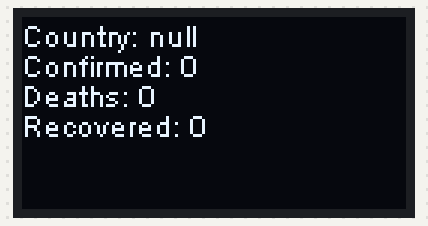
The sketch below on a simulated ESP32. Parts: 128×64 one-colour display. WiFi joins after 1.5 s; servers stay silent unless stated; uploads are accepted with an empty reply; what the sketch prints to the serial monitor is not drawn.

Above: at 2.3 s.

The sketch:

ESP32_COVID.ino
```cpp
#include <WiFi.h>
#include <HTTPClient.h>
#include <ArduinoJson.h>
#include <Wire.h>
#include "SSD1306Wire.h"
#include <TimeLib.h>

SSD1306Wire  display(0x3c, 5, 4);
const String url="https://services1.arcgis.com/0MSEUqKaxRlEPj5g/arcgis/rest/services/ncov_cases/FeatureServer/2/query?where=&objectIds=7&time=&geometry=&geometryType=esriGeometryEnvelope&inSR=&spatialRel=esriSpatialRelIntersects&resultType=none&distance=0.0&units=esriSRUnit_Meter&returnGeodetic=false&outFields=*&returnGeometry=true&featureEncoding=esriDefault&multipatchOption=xyFootprint&maxAllowableOffset=&geometryPrecision=&outSR=&datumTransformation=&applyVCSProjection=false&returnIdsOnly=false&returnUniqueIdsOnly=false&returnCountOnly=false&returnExtentOnly=false&returnQueryGeometry=false&returnDistinctValues=false&cacheHint=false&orderByFields=&groupByFieldsForStatistics=&outStatistics=&having=&resultOffset=&resultRecordCount=&returnZ=false&returnM=false&returnExceededLimitFeatures=true&quantizationParameters=&sqlFormat=none&f=pjson&token=";

void setup() {
  Serial.begin(115200);
  display.init();
  WiFi.begin("YOUR_SSID", "YOUR_PASSWORD");

  while (WiFi.status() != WL_CONNECTED) {
    delay(1000);
    Serial.println("Connecting to WiFi..");
  }

  Serial.println("Connected to the WiFi network");
}

void loop(){
  display.clear();
  display.display();

  HTTPClient http;
  http.begin(url);
  int httpCode = http.GET();
  String payload = http.getString();
  Serial.println("Response code: " + httpCode);

  const size_t capacity = JSON_ARRAY_SIZE(1) + JSON_ARRAY_SIZE(9) + 4*JSON_OBJECT_SIZE(2) + 7*JSON_OBJECT_SIZE(6) + 3*JSON_OBJECT_SIZE(7) + JSON_OBJECT_SIZE(9) + 1280;
  DynamicJsonDocument doc(capacity);
  deserializeJson(doc, payload);

  JsonObject features_0_attributes = doc["features"][0]["attributes"];
  String features_0_attributes_Country_Region = features_0_attributes["Country_Region"];
  long features_0_attributes_Confirmed = features_0_attributes["Confirmed"]; // 45209
  int features_0_attributes_Deaths = features_0_attributes["Deaths"]; // 3032
  int features_0_attributes_Recovered = features_0_attributes["Recovered"]; // 7991


  Serial.println(payload);
  Serial.print("Country: ");
  Serial.println(features_0_attributes_Country_Region);
  Serial.print("Confirmed: ");
  Serial.println(features_0_attributes_Confirmed);
  Serial.print("Deaths: ");
  Serial.println(features_0_attributes_Deaths);
  Serial.print("Recovered: ");
  Serial.println(features_0_attributes_Recovered);

  display.setTextAlignment(TEXT_ALIGN_LEFT);
  display.setFont(ArialMT_Plain_10);
  display.drawString(0, 0, "Country: " + features_0_attributes_Country_Region);
  display.drawString(0, 10, "Confirmed: " + String(features_0_attributes_Confirmed));
  display.drawString(0, 20, "Deaths: " + String(features_0_attributes_Deaths));
  display.drawString(0, 30, "Recovered: " + String(features_0_attributes_Recovered));
  display.display();
  delay(3600000); //Refresh every hour
}
```
